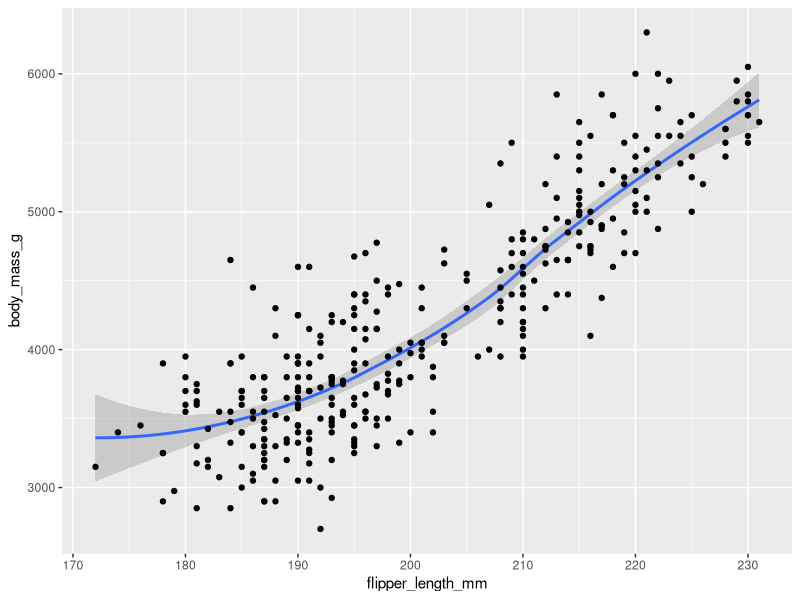
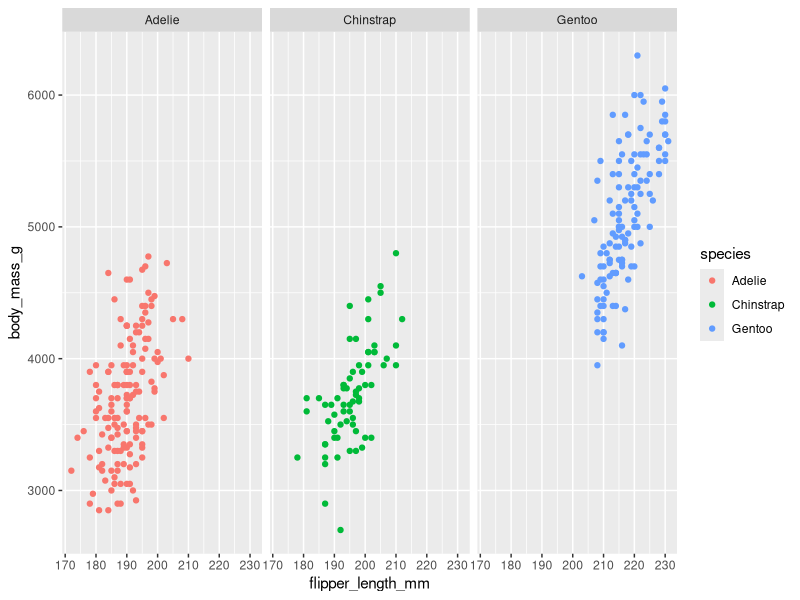
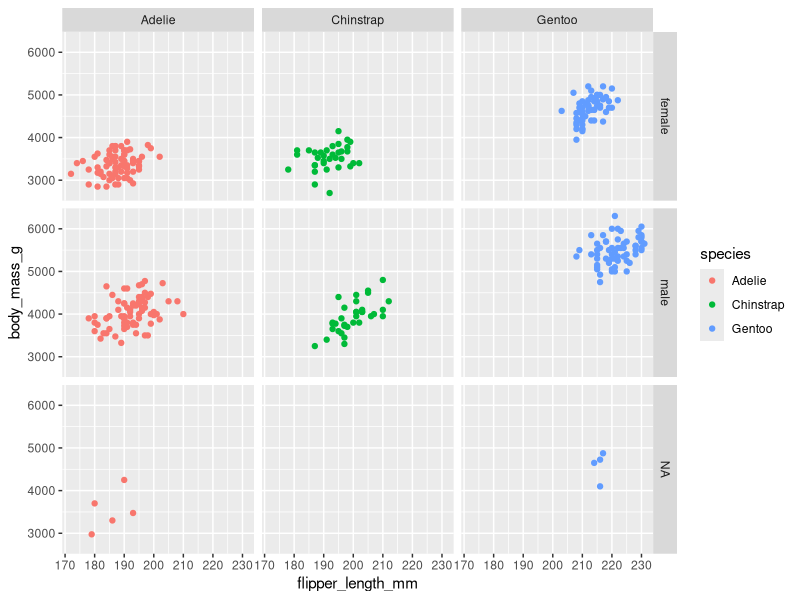
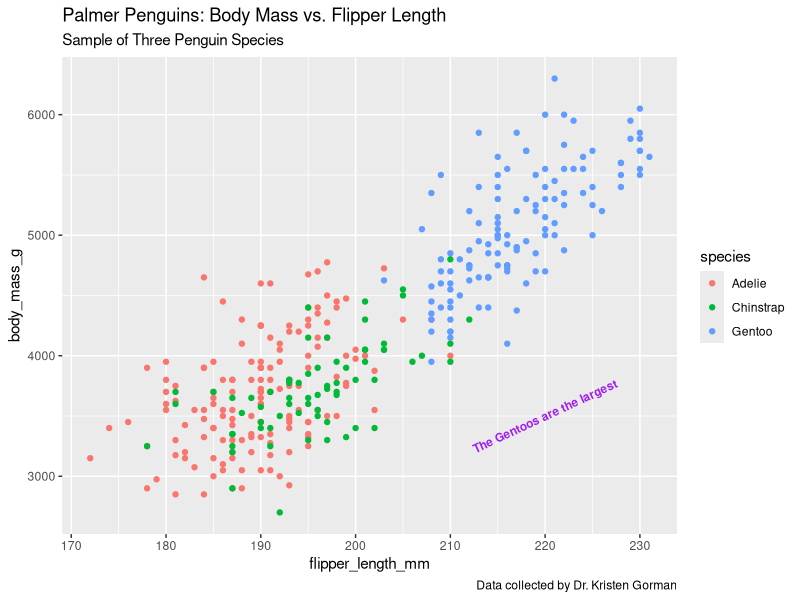

These figures' R source, in order:
#install and looking
install.packages("tidyverse")
library("tidyverse")
library("ggplot2")
library("palmerpenguins")
View(penguins)


ggplot(data = penguins) + 
  geom_smooth(mapping = aes(x=flipper_length_mm, y= body_mass_g)) +
  geom_point(mapping = aes(x=flipper_length_mm, y= body_mass_g))


ggplot(data = penguins) + 
  geom_point(mapping = aes(x=flipper_length_mm, y= body_mass_g, color=species)) +
  facet_wrap(~species)

ggplot(data = penguins) + 
  geom_point(mapping = aes(x=flipper_length_mm, y= body_mass_g, color=species)) +
  facet_grid(sex~species)

ggplot(data = penguins) + 
  geom_point(mapping = aes(x=flipper_length_mm, y= body_mass_g, color=species)) +
  labs(title="Palmer Penguins: Body Mass vs. Flipper Length", subtitle= "Sample of Three Penguin Species",
       caption= "Data collected by Dr. Kristen Gorman")+
  annotate("text", x=220,y=3500, label="The Gentoos are the largest", color="purple",
           fontface="bold", size=3, angle=25)
